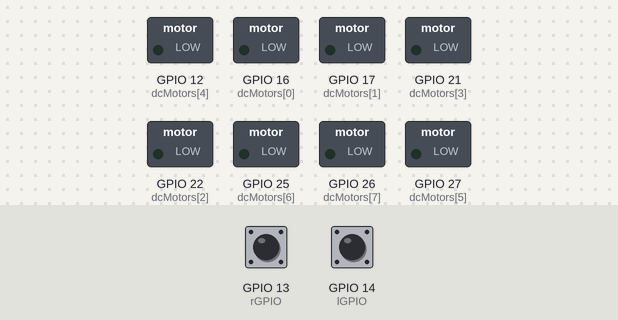
Bench run of a sketch on a simulated ESP32. Shown: switched loads named in the sketch (green lamp = pin HIGH). The test bench sets the inputs (shaded band); at power-on: GPIO 13 (rGPIO) HIGH, GPIO 14 (lGPIO) HIGH. What the sketch prints to the serial monitor is not drawn.

Above: at 1.2 s.
1.3 s: GPIO 13 (rGPIO) pulled LOW for 0.15 s
At 1.37 s:
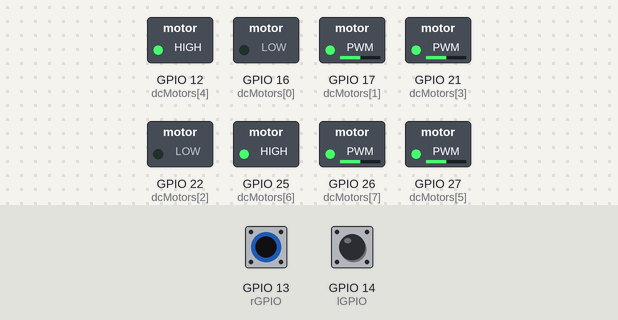
2.9 s: GPIO 14 (lGPIO) pulled LOW for 0.15 s
At 2.97 s:
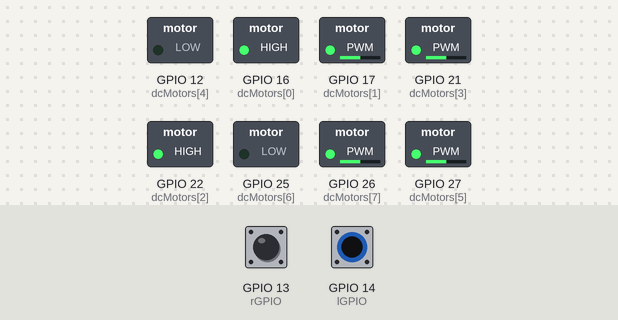
4.5 s: GPIO 14 (lGPIO) pulled LOW for 3.2 s
At 8.9 s:
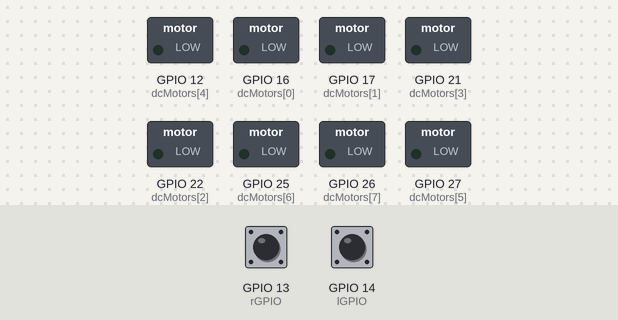
9.2 s: GPIO 13 (rGPIO) pulled LOW for 3.2 s
At 10.1 s:
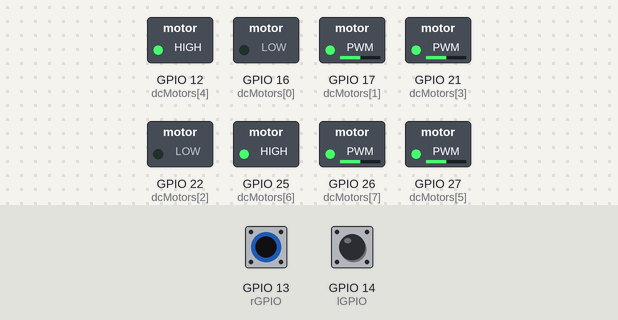
13.9 s: GPIO 13 (rGPIO) driven LOW and GPIO 14 (lGPIO) driven LOW
At 14.9 s:
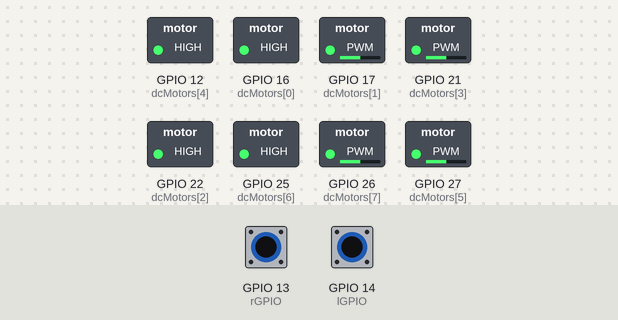
Timing chart, 0 to 16.4 s (numbered marks = the images above; inputs shaded):
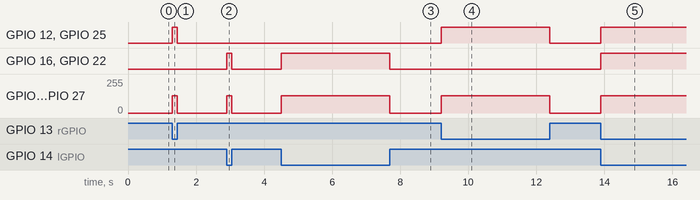

Measured:
- after the input at 1.3 s, GPIO 12 (dcMotors[4]), GPIO 25 (dcMotors[6]): LOW → HIGH at once, → LOW 0.15 s later; GPIO 17 (dcMotors[1]), GPIO 21 (dcMotors[3]), GPIO 26 (dcMotors[7]), GPIO 27 (dcMotors[5]): 0/255 → 128/255 at once, → 0/255 0.15 s later
- after the input at 2.9 s, GPIO 16 (dcMotors[0]), GPIO 22 (dcMotors[2]): LOW → HIGH at once, → LOW 0.15 s later; GPIO 17 (dcMotors[1]), GPIO 21 (dcMotors[3]), GPIO 26 (dcMotors[7]), GPIO 27 (dcMotors[5]): 0/255 → 128/255 at once, → 0/255 0.15 s later
- after the input at 4.5 s, GPIO 16 (dcMotors[0]), GPIO 22 (dcMotors[2]): LOW → HIGH at once, → LOW 3.2 s later; GPIO 17 (dcMotors[1]), GPIO 21 (dcMotors[3]), GPIO 26 (dcMotors[7]), GPIO 27 (dcMotors[5]): 0/255 → 128/255 at once, → 0/255 3.2 s later
- after the input at 9.2 s, GPIO 12 (dcMotors[4]), GPIO 25 (dcMotors[6]): LOW → HIGH at once, → LOW 3.2 s later; GPIO 17 (dcMotors[1]), GPIO 21 (dcMotors[3]), GPIO 26 (dcMotors[7]), GPIO 27 (dcMotors[5]): 0/255 → 128/255 at once, → 0/255 3.2 s later
- after the input at 13.9 s, GPIO 12 (dcMotors[4]), GPIO 16 (dcMotors[0]), GPIO 22 (dcMotors[2]), GPIO 25 (dcMotors[6]): LOW → HIGH at once; GPIO 17 (dcMotors[1]), GPIO 21 (dcMotors[3]), GPIO 26 (dcMotors[7]), GPIO 27 (dcMotors[5]): 0/255 → 128/255 at once

The sketch:

motor_control.ino
```cpp
const int dcMotors[] = {16,17,22,21,12,27,25,26};
const int mot_channels[] = {0,1,2,3};
const int mot_freq = 10000;
const int mot_res = 10;

const int SPEED_MIN = 256;
const int SPEED_MAX = 1024;

const int forward[] = {HIGH,LOW};
const int backward[] = {LOW,HIGH};
const int stop[] = {LOW,LOW};

const int SPEED_MAX_FB = SPEED_MAX - SPEED_MIN;

void initMotor() {
  for(int i=0;i<sizeof(dcMotors)/sizeof(dcMotors[0]);i+=2) {
    pinMode(dcMotors[i], OUTPUT);
    ledcAttachPin(dcMotors[i+1], mot_channels[i/2]);
    ledcSetup(mot_channels[i/2], mot_freq, mot_res);
  }
}

void goForward(long spd) {

  if(spd<0) spd=0;
  spd += SPEED_MIN;
  if(spd>SPEED_MAX) spd = SPEED_MAX;

  for(int i=0;i<sizeof(dcMotors)/sizeof(dcMotors[0]);i+=2) {
    digitalWrite(dcMotors[i], forward[i%2]);
    ledcWrite(mot_channels[i/2], SPEED_MAX-spd);
  }

}

void stopMotor() {
  for(int i=0;i<sizeof(dcMotors)/sizeof(dcMotors[0]);i+=2) {
    digitalWrite(dcMotors[i], stop[i%2]);
    ledcWrite(mot_channels[i/2], 0);
  }
}

void goBackward(long spd) {

  if(spd<0) spd=0;
  spd += SPEED_MIN;
  if(spd>SPEED_MAX) spd = SPEED_MAX;

  for(int i=0;i<sizeof(dcMotors)/sizeof(dcMotors[0]);i+=2) {
    digitalWrite(dcMotors[i], backward[i%2]);
    ledcWrite(mot_channels[i/2], spd);
  }

}

void turnLeft(long spd) {

  if(spd<0) spd=0;
  spd += SPEED_MIN;
  if(spd>SPEED_MAX) spd = SPEED_MAX;

  for(int i=0;i<4;i+=2) {
    digitalWrite(dcMotors[i], forward[i%2]);
    ledcWrite(mot_channels[i/2], SPEED_MAX - spd);
  }

  for(int i=4;i<8;i+=2) {
    digitalWrite(dcMotors[i], backward[i%2]);
    ledcWrite(mot_channels[i/2], spd);
  }

}

void turnRight(long spd) {

  if(spd<0) spd=0;
  spd += SPEED_MIN;
  if(spd>SPEED_MAX) spd = SPEED_MAX;

  for(int i=0;i<4;i+=2) {
    digitalWrite(dcMotors[i], backward[i%2]);
    ledcWrite(mot_channels[i/2], spd);
  }

  for(int i=4;i<8;i+=2) {
    digitalWrite(dcMotors[i], forward[i%2]);
    ledcWrite(mot_channels[i/2], SPEED_MAX - spd);
  }

}
```

02_rc_car_by_GPIO.ino
```cpp
const int rGPIO = 13;
const int lGPIO = 14;

void setup() {
	Serial.begin(115200);

	pinMode(rGPIO, INPUT_PULLUP);
	pinMode(lGPIO, INPUT_PULLUP);

	initMotor();
}

long speedFwd = 256; // speed for 0~768
long speedCurve = 256; // speed for 0~768

void loop() {
	int right = digitalRead(rGPIO);
	int left = digitalRead(lGPIO);
	printf("%d\n", right<<1|left);

	if (right==0 && left==0) {
		goForward(speedFwd);
	} else if (right==0&& left==1 ) {
		turnRight(speedCurve);
	} else if (right==1 && left==0) {
		turnLeft(speedCurve);
	} else if (right==1 && left==1) {
		stopMotor();
	}
}
```
